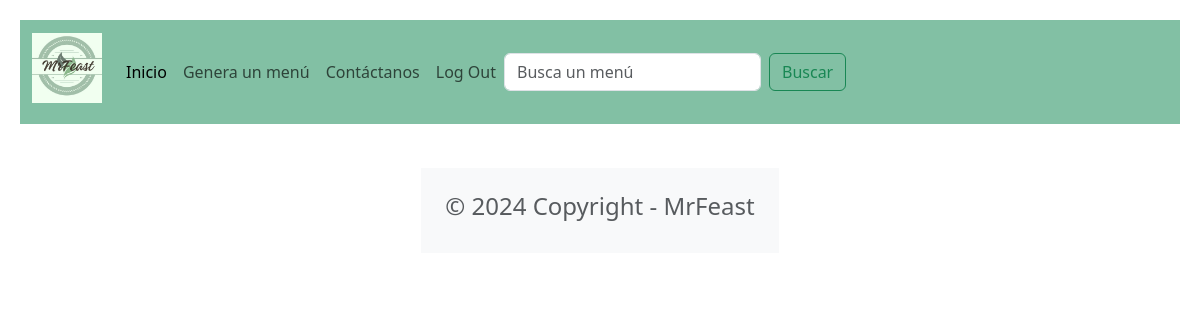
The page /portal/ on the database as committed earlier.
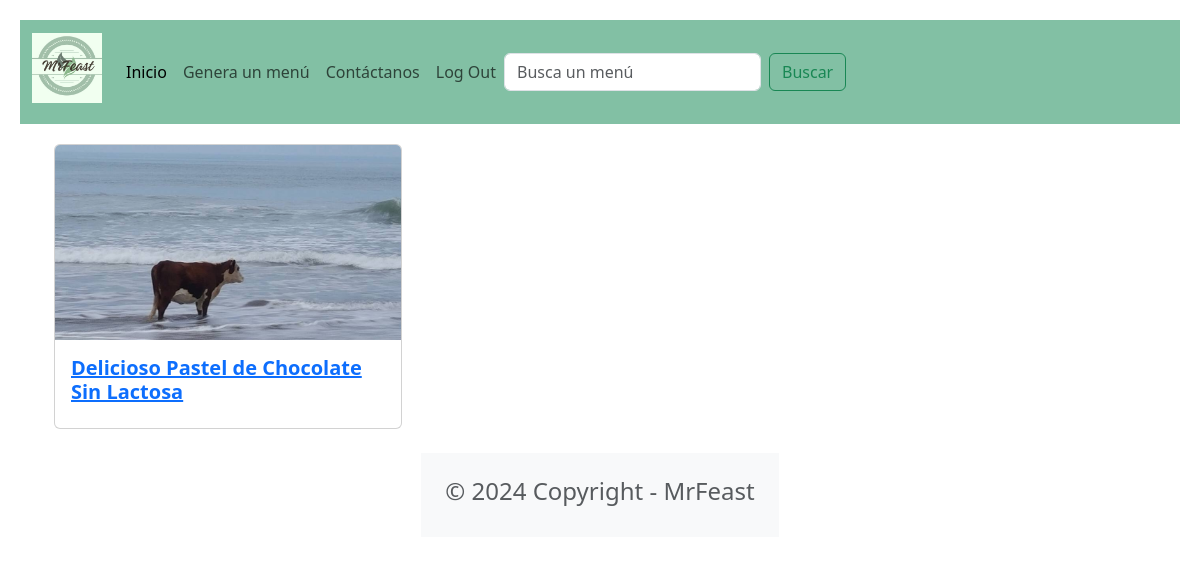
The same page on the database as committed later.
### food/models.py (models this page shows, shortened)
class Menu(models.Model):
    title = models.CharField(max_length=100)
    descripcion = models.CharField(max_length=2000)
    imagen = models.ImageField(upload_to='menu/images/')

### food/views.py (the view)
# urls.py: path('portal/', foodViews.portal_view, name='portal'),
def portal_view(request):
    busqueda = request.GET.get('busqueda')
    if busqueda:
        menus = Menu.objects.filter(title__icontains=busqueda)
    else:
        menus = Menu.objects.all()
    return render(request, 'portal.html', {'menus':menus,})

### food/templates/portal.html
{% extends "base.html" %}
{% block content %}
<div class="container">
    <div class= "row row-cols-1 row-cols-md-3 g-4">
        {% for menu in menus %}
        <div v-for="menu in menus" class="col">
            <div class="card">
                <a href="{% url 'detail' menu.id %}">
                    <img class="card-img-top" src="{{ menu.imagen.url}}"/>
                        <div class ="card-body">
                            <h5 class="card-title fw-bold">{{ menu.title }}</h5>
                        </div>
                </a>
            </div>
        </div>
        {% endfor %}
    </div>
</div>
{% endblock content %}

### food/templates/base.html (shortened to what this page needs)
<!DOCTYPE html>
<html lang="es">
<head>
      <link href="https://cdn.jsdelivr.net/npm/bootstrap@5.3.3/dist/css/bootstrap.min.css" rel="stylesheet">
</head>
<nav class="navbar navbar-expand-lg" style="background-color: #82C0A4; text-align:center;">
    <div class="container-fluid">
      <a class="navbar-brand" href="{% url 'portal' %}">
        {%load static %}
        <h2 class="cursiva"><img src="{% static 'images/logo.jpg' %}" alt="" width="70" height="70" class="d-inline-block align-text-top"></h2>
      </a>
      <div class="collapse navbar-collapse" id="navbarNav">
        <ul class="navbar-nav">
          <li class="nav-item">
            <a class="nav-link active" aria-current="page" href="{% url 'portal' %}">Inicio</a>
          </li>
          <li class="nav-item">
            <a class="nav-link" href="{% url 'generar' %}">Genera un menú</a>
          </li>
          <li class="nav-item">
            <a class="nav-link" href="{% url 'contacto' %}">Contáctanos</a>
          </li>
          <li class="nav-item">
            <a class="nav-link" href="{% url 'logout' %}">Log Out</a>
          </li>
        </ul>
        <form class="d-flex" role="search" action="">
            <input class="form-control me-2" type="search" placeholder="Busca un menú" aria-label="Search" name="busqueda">
            <button class="btn btn-outline-success" type="submit">Buscar</button>
          </form>
      </div>
    </div>
  </nav>
<div class="container">
    {% block content %}
  {% endblock content %}
</div>
<footer class="text-center text-lg-start bg-light text-muted mt-4">
    <div class="container">
        <div class="row">
            <div class="text-center p-4">
                <h4>© 2024 Copyright - MrFeast</h4>
            </div>
        </div>
    </div>
</footer>
</html>

### food/templates/base.html (style rules this page uses)
header, nav { background-color: #82C0A4; padding: 10px; width: 100%; margin-bottom: 20px; display: flex; flex-wrap: wrap; justify-content: space-between; align-items: center; }
input { padding: 10px; border: 1px solid #fff; border-radius: 5px; margin-right: 10px; }
button { padding: 10px; background-color: #fff; color: #000000; border: none; border-radius: 5px; cursor: pointer; }
h2 { color: #82C0A4; font-size: 1.2em; margin-bottom: 10px; }

Rows that differ between the two databases and show on the page:
added Menu: imagen (picture), title "Delicioso Pastel de Chocolate Sin Lactosa"
